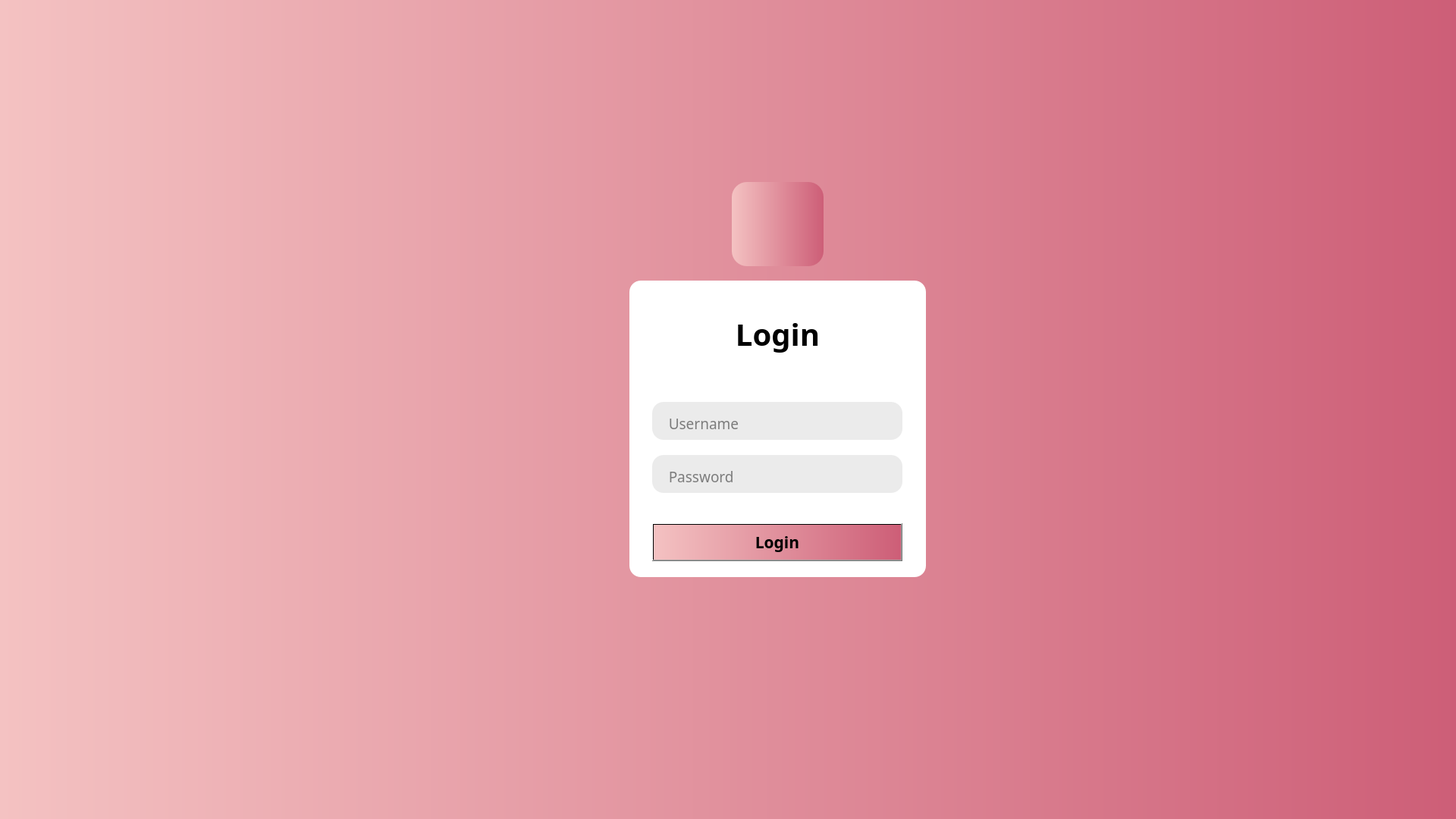
<?xml version="1.0" encoding="UTF-8"?>
<ui version="4.0">
 <class>Form</class>
 <widget class="QWidget" name="Form">
  <property name="geometry">
   <rect>
    <x>0</x>
    <y>0</y>
    <width>1920</width>
    <height>1080</height>
   </rect>
  </property>
  <property name="windowTitle">
   <string>Form</string>
  </property>
  <widget class="QWidget" name="widget" native="true">
   <property name="geometry">
    <rect>
     <x>0</x>
     <y>0</y>
     <width>1920</width>
     <height>1080</height>
    </rect>
   </property>
   <property name="font">
    <font>
     <pointsize>10</pointsize>
    </font>
   </property>
   <property name="styleSheet">
    <string notr="true">background-color: qlineargradient(spread:pad, x1:0, y1:0, x2:1, y2:0, stop:0 rgba(244,194,194,255), stop:1 rgba(205, 94, 119, 255));</string>
   </property>
   <widget class="QLabel" name="logoLM">
    <property name="geometry">
     <rect>
      <x>965</x>
      <y>240</y>
      <width>121</width>
      <height>111</height>
     </rect>
    </property>
    <property name="styleSheet">
     <string notr="true">border-image: url(:/images/images/logo.jpeg);
border-radius:20px;  
QLabel.setScaledContents(true)
</string>
    </property>
    <property name="text">
     <string/>
    </property>
   </widget>
   <widget class="QPushButton" name="loginButton">
    <property name="geometry">
     <rect>
      <x>860</x>
      <y>690</y>
      <width>330</width>
      <height>50</height>
     </rect>
    </property>
    <property name="font">
     <font>
      <family>Poppins</family>
      <pointsize>16</pointsize>
      <weight>75</weight>
      <bold>true</bold>
     </font>
    </property>
    <property name="styleSheet">
     <string notr="true">QPushButton#pushButton{
background-color:rgb(187,187,187,255);
border:none;
color:rgba(0,0,0,240);
border-radius:15px;
}


QPushButton#pushButton:hover{
background-color:rgb(255,165,0,255)
}

QPushButton#pushButton:pressed{
padding-left: 2px;
padding-top: 2px;
background-color:rgba(0,165,0,255);
}
</string>
    </property>
    <property name="text">
     <string>Login</string>
    </property>
   </widget>
   <widget class="QLabel" name="label_2">
    <property name="geometry">
     <rect>
      <x>830</x>
      <y>370</y>
      <width>391</width>
      <height>391</height>
     </rect>
    </property>
    <property name="styleSheet">
     <string notr="true">background-color:rgba(255,255,255,255);
border:none;
color:rgba(0,0,0,240);
padding-bottom:7px;
border-radius:15px;</string>
    </property>
    <property name="text">
     <string/>
    </property>
   </widget>
   <widget class="QLabel" name="label_3">
    <property name="geometry">
     <rect>
      <x>895</x>
      <y>410</y>
      <width>261</width>
      <height>61</height>
     </rect>
    </property>
    <property name="font">
     <font>
      <family>Poppins</family>
      <pointsize>30</pointsize>
      <weight>75</weight>
      <bold>true</bold>
     </font>
    </property>
    <property name="layoutDirection">
     <enum>Qt::LeftToRight</enum>
    </property>
    <property name="styleSheet">
     <string notr="true">background-color:rgb(0,0,0,0)</string>
    </property>
    <property name="text">
     <string>Login</string>
    </property>
    <property name="alignment">
     <set>Qt::AlignCenter</set>
    </property>
   </widget>
   <widget class="QLabel" name="error">
    <property name="geometry">
     <rect>
      <x>860</x>
      <y>660</y>
      <width>321</width>
      <height>20</height>
     </rect>
    </property>
    <property name="font">
     <font>
      <family>Poppins</family>
      <pointsize>10</pointsize>
     </font>
    </property>
    <property name="styleSheet">
     <string notr="true">background-color:rgb(0,0,0,0);
color: red;</string>
    </property>
    <property name="text">
     <string/>
    </property>
   </widget>
   <zorder>logoLM</zorder>
   <zorder>label_2</zorder>
   <zorder>loginButton</zorder>
   <zorder>label_3</zorder>
   <zorder>error</zorder>
  </widget>
  <widget class="QLineEdit" name="usernameField">
   <property name="geometry">
    <rect>
     <x>860</x>
     <y>530</y>
     <width>330</width>
     <height>50</height>
    </rect>
   </property>
   <property name="font">
    <font>
     <family>Poppins</family>
     <pointsize>14</pointsize>
    </font>
   </property>
   <property name="cursor">
    <cursorShape>ArrowCursor</cursorShape>
   </property>
   <property name="autoFillBackground">
    <bool>false</bool>
   </property>
   <property name="styleSheet">
    <string notr="true">background-color:rgba(0,0,0,20);
border:none;
color:rgba(0,0,0,240);
padding-bottom:7px;
padding-left:0px;
border-radius:15px;</string>
   </property>
   <property name="inputMask">
    <string/>
   </property>
   <property name="text">
    <string/>
   </property>
   <property name="frame">
    <bool>true</bool>
   </property>
   <property name="echoMode">
    <enum>QLineEdit::Normal</enum>
   </property>
   <property name="cursorPosition">
    <number>0</number>
   </property>
   <property name="alignment">
    <set>Qt::AlignBottom|Qt::AlignLeading|Qt::AlignLeft</set>
   </property>
   <property name="dragEnabled">
    <bool>false</bool>
   </property>
   <property name="placeholderText">
    <string extracomment="Username">    Username</string>
   </property>
  </widget>
  <widget class="QLineEdit" name="passwordField">
   <property name="geometry">
    <rect>
     <x>860</x>
     <y>600</y>
     <width>330</width>
     <height>50</height>
    </rect>
   </property>
   <property name="font">
    <font>
     <family>Poppins</family>
     <pointsize>14</pointsize>
    </font>
   </property>
   <property name="styleSheet">
    <string notr="true">background-color:rgba(0,0,0,20);
border:none;
color:rgba(0,0,0,240);
padding-bottom:7px;
padding-left:0px;
border-radius:15px;</string>
   </property>
   <property name="alignment">
    <set>Qt::AlignBottom|Qt::AlignLeading|Qt::AlignLeft</set>
   </property>
   <property name="placeholderText">
    <string>    Password</string>
   </property>
  </widget>
 </widget>
 <resources>
  <include location="login.qrc"/>
 </resources>
 <connections/>
</ui>
